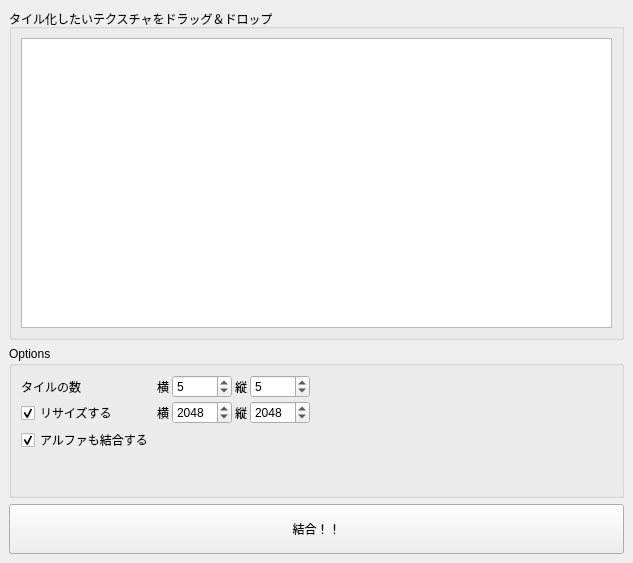
<?xml version="1.0" encoding="UTF-8"?>
<ui version="4.0">
 <class>MainWindow</class>
 <widget class="QMainWindow" name="MainWindow">
  <property name="geometry">
   <rect>
    <x>0</x>
    <y>0</y>
    <width>633</width>
    <height>563</height>
   </rect>
  </property>
  <property name="windowTitle">
   <string>MainWindow</string>
  </property>
  <widget class="QWidget" name="centralwidget">
   <layout class="QVBoxLayout" name="verticalLayout_2">
    <item>
     <widget class="QGroupBox" name="groupBox">
      <property name="title">
       <string>タイル化したいテクスチャをドラッグ＆ドロップ</string>
      </property>
      <layout class="QVBoxLayout" name="verticalLayout">
       <item>
        <widget class="QListView" name="textureList">
         <property name="editTriggers">
          <set>QAbstractItemView::NoEditTriggers</set>
         </property>
         <property name="dragEnabled">
          <bool>true</bool>
         </property>
         <property name="dragDropMode">
          <enum>QAbstractItemView::NoDragDrop</enum>
         </property>
         <property name="defaultDropAction">
          <enum>Qt::MoveAction</enum>
         </property>
         <property name="selectionMode">
          <enum>QAbstractItemView::MultiSelection</enum>
         </property>
        </widget>
       </item>
      </layout>
     </widget>
    </item>
    <item>
     <widget class="QGroupBox" name="groupBox_2">
      <property name="sizePolicy">
       <sizepolicy hsizetype="Preferred" vsizetype="Fixed">
        <horstretch>0</horstretch>
        <verstretch>0</verstretch>
       </sizepolicy>
      </property>
      <property name="title">
       <string>Options</string>
      </property>
      <layout class="QVBoxLayout" name="verticalLayout_3">
       <item>
        <layout class="QFormLayout" name="formLayout">
         <property name="fieldGrowthPolicy">
          <enum>QFormLayout::AllNonFixedFieldsGrow</enum>
         </property>
         <property name="horizontalSpacing">
          <number>3</number>
         </property>
         <property name="verticalSpacing">
          <number>3</number>
         </property>
         <item row="0" column="0">
          <widget class="QLabel" name="label">
           <property name="text">
            <string>タイルの数</string>
           </property>
          </widget>
         </item>
         <item row="1" column="0">
          <widget class="QCheckBox" name="checkBox">
           <property name="text">
            <string>リサイズする</string>
           </property>
           <property name="checked">
            <bool>true</bool>
           </property>
          </widget>
         </item>
         <item row="1" column="1">
          <layout class="QHBoxLayout" name="horizontalLayout">
           <item>
            <widget class="QLabel" name="label_5">
             <property name="sizePolicy">
              <sizepolicy hsizetype="Fixed" vsizetype="Preferred">
               <horstretch>0</horstretch>
               <verstretch>0</verstretch>
              </sizepolicy>
             </property>
             <property name="minimumSize">
              <size>
               <width>0</width>
               <height>0</height>
              </size>
             </property>
             <property name="text">
              <string>横</string>
             </property>
            </widget>
           </item>
           <item>
            <widget class="QSpinBox" name="resize_w">
             <property name="sizePolicy">
              <sizepolicy hsizetype="Fixed" vsizetype="Fixed">
               <horstretch>0</horstretch>
               <verstretch>0</verstretch>
              </sizepolicy>
             </property>
             <property name="minimumSize">
              <size>
               <width>60</width>
               <height>0</height>
              </size>
             </property>
             <property name="minimum">
              <number>1</number>
             </property>
             <property name="maximum">
              <number>4096</number>
             </property>
             <property name="value">
              <number>2048</number>
             </property>
            </widget>
           </item>
           <item>
            <widget class="QLabel" name="label_6">
             <property name="sizePolicy">
              <sizepolicy hsizetype="Fixed" vsizetype="Preferred">
               <horstretch>0</horstretch>
               <verstretch>0</verstretch>
              </sizepolicy>
             </property>
             <property name="minimumSize">
              <size>
               <width>0</width>
               <height>0</height>
              </size>
             </property>
             <property name="text">
              <string>縦</string>
             </property>
            </widget>
           </item>
           <item>
            <widget class="QSpinBox" name="resize_h">
             <property name="sizePolicy">
              <sizepolicy hsizetype="Fixed" vsizetype="Fixed">
               <horstretch>0</horstretch>
               <verstretch>0</verstretch>
              </sizepolicy>
             </property>
             <property name="minimumSize">
              <size>
               <width>60</width>
               <height>0</height>
              </size>
             </property>
             <property name="minimum">
              <number>1</number>
             </property>
             <property name="maximum">
              <number>4096</number>
             </property>
             <property name="value">
              <number>2048</number>
             </property>
            </widget>
           </item>
           <item>
            <spacer name="horizontalSpacer">
             <property name="orientation">
              <enum>Qt::Horizontal</enum>
             </property>
             <property name="sizeHint" stdset="0">
              <size>
               <width>40</width>
               <height>20</height>
              </size>
             </property>
            </spacer>
           </item>
          </layout>
         </item>
         <item row="3" column="0">
          <widget class="QLabel" name="label_2">
           <property name="text">
            <string/>
           </property>
          </widget>
         </item>
         <item row="4" column="0">
          <widget class="QLabel" name="label_3">
           <property name="text">
            <string/>
           </property>
          </widget>
         </item>
         <item row="0" column="1">
          <layout class="QHBoxLayout" name="horizontalLayout_2">
           <item>
            <widget class="QLabel" name="label_4">
             <property name="sizePolicy">
              <sizepolicy hsizetype="Fixed" vsizetype="Preferred">
               <horstretch>0</horstretch>
               <verstretch>0</verstretch>
              </sizepolicy>
             </property>
             <property name="minimumSize">
              <size>
               <width>0</width>
               <height>0</height>
              </size>
             </property>
             <property name="text">
              <string>横</string>
             </property>
            </widget>
           </item>
           <item>
            <widget class="QSpinBox" name="tileNum">
             <property name="sizePolicy">
              <sizepolicy hsizetype="Fixed" vsizetype="Fixed">
               <horstretch>0</horstretch>
               <verstretch>0</verstretch>
              </sizepolicy>
             </property>
             <property name="minimumSize">
              <size>
               <width>60</width>
               <height>0</height>
              </size>
             </property>
             <property name="minimum">
              <number>1</number>
             </property>
             <property name="value">
              <number>5</number>
             </property>
            </widget>
           </item>
           <item>
            <widget class="QLabel" name="label_7">
             <property name="sizePolicy">
              <sizepolicy hsizetype="Fixed" vsizetype="Preferred">
               <horstretch>0</horstretch>
               <verstretch>0</verstretch>
              </sizepolicy>
             </property>
             <property name="minimumSize">
              <size>
               <width>0</width>
               <height>0</height>
              </size>
             </property>
             <property name="text">
              <string>縦</string>
             </property>
            </widget>
           </item>
           <item>
            <widget class="QSpinBox" name="tileNumB">
             <property name="sizePolicy">
              <sizepolicy hsizetype="Fixed" vsizetype="Fixed">
               <horstretch>0</horstretch>
               <verstretch>0</verstretch>
              </sizepolicy>
             </property>
             <property name="minimumSize">
              <size>
               <width>60</width>
               <height>0</height>
              </size>
             </property>
             <property name="minimum">
              <number>1</number>
             </property>
             <property name="value">
              <number>5</number>
             </property>
            </widget>
           </item>
           <item>
            <spacer name="horizontalSpacer_2">
             <property name="orientation">
              <enum>Qt::Horizontal</enum>
             </property>
             <property name="sizeHint" stdset="0">
              <size>
               <width>40</width>
               <height>20</height>
              </size>
             </property>
            </spacer>
           </item>
          </layout>
         </item>
         <item row="2" column="0">
          <widget class="QCheckBox" name="addAlpha">
           <property name="text">
            <string>アルファも結合する</string>
           </property>
           <property name="checked">
            <bool>true</bool>
           </property>
          </widget>
         </item>
        </layout>
       </item>
      </layout>
     </widget>
    </item>
    <item>
     <widget class="QPushButton" name="createBtn">
      <property name="minimumSize">
       <size>
        <width>0</width>
        <height>50</height>
       </size>
      </property>
      <property name="styleSheet">
       <string notr="true">font: 16pt &quot;MS UI Gothic&quot;;</string>
      </property>
      <property name="text">
       <string>結合！！</string>
      </property>
     </widget>
    </item>
   </layout>
  </widget>
  <widget class="QMenuBar" name="menubar">
   <property name="geometry">
    <rect>
     <x>0</x>
     <y>0</y>
     <width>633</width>
     <height>20</height>
    </rect>
   </property>
  </widget>
 </widget>
 <resources/>
 <connections/>
</ui>
